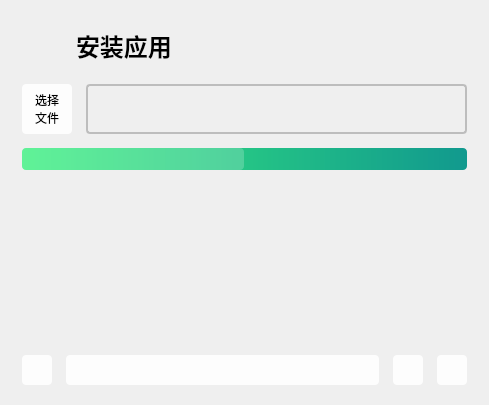
<?xml version="1.0" encoding="UTF-8"?>
<ui version="4.0">
 <class>sp_installer</class>
 <widget class="QWidget" name="sp_installer">
  <property name="geometry">
   <rect>
    <x>0</x>
    <y>0</y>
    <width>489</width>
    <height>405</height>
   </rect>
  </property>
  <property name="windowTitle">
   <string>Form</string>
  </property>
  <layout class="QHBoxLayout" name="horizontalLayout_4">
   <item>
    <widget class="QWidget" name="widget" native="true">
     <property name="styleSheet">
      <string notr="true">border-radius: 4px;
background-color: rgba(255, 255, 255, 0);
border:0px solid #BDBDBD;</string>
     </property>
     <layout class="QVBoxLayout" name="verticalLayout_2">
      <property name="leftMargin">
       <number>11</number>
      </property>
      <property name="rightMargin">
       <number>11</number>
      </property>
      <item>
       <layout class="QVBoxLayout" name="verticalLayout">
        <property name="spacing">
         <number>14</number>
        </property>
        <item>
         <layout class="QHBoxLayout" name="horizontalLayout_2">
          <property name="spacing">
           <number>14</number>
          </property>
          <item>
           <widget class="QLabel" name="icon">
            <property name="minimumSize">
             <size>
              <width>40</width>
              <height>40</height>
             </size>
            </property>
            <property name="maximumSize">
             <size>
              <width>40</width>
              <height>40</height>
             </size>
            </property>
            <property name="styleSheet">
             <string notr="true">border-radius: 4px;
border:0px solid #BDBDBD;
image: url(:/ico/image/ico/install-line.svg);</string>
            </property>
            <property name="text">
             <string/>
            </property>
           </widget>
          </item>
          <item>
           <widget class="QLabel" name="title">
            <property name="minimumSize">
             <size>
              <width>0</width>
              <height>50</height>
             </size>
            </property>
            <property name="maximumSize">
             <size>
              <width>16777215</width>
              <height>50</height>
             </size>
            </property>
            <property name="font">
             <font>
              <pointsize>18</pointsize>
              <bold>true</bold>
             </font>
            </property>
            <property name="styleSheet">
             <string notr="true">border-radius: 4px;
border:0px solid #BDBDBD;</string>
            </property>
            <property name="text">
             <string>安装应用</string>
            </property>
           </widget>
          </item>
         </layout>
        </item>
        <item>
         <layout class="QHBoxLayout" name="horizontalLayout_3">
          <item>
           <widget class="QPushButton" name="selectBtn">
            <property name="sizePolicy">
             <sizepolicy hsizetype="Minimum" vsizetype="Fixed">
              <horstretch>0</horstretch>
              <verstretch>0</verstretch>
             </sizepolicy>
            </property>
            <property name="minimumSize">
             <size>
              <width>50</width>
              <height>50</height>
             </size>
            </property>
            <property name="maximumSize">
             <size>
              <width>50</width>
              <height>50</height>
             </size>
            </property>
            <property name="font">
             <font/>
            </property>
            <property name="styleSheet">
             <string notr="true">QPushButton{background-color:rgba(255,255,255,0.9);border-radius:4px;border:0px;}
QPushButton:hover{background-color:rgba(255,255,255,0.7);}
QPushButton:pressed{background-color:rgba(255,255,255,0.6);}</string>
            </property>
            <property name="text">
             <string>选择
文件</string>
            </property>
           </widget>
          </item>
          <item>
           <widget class="QLabel" name="filePaths">
            <property name="font">
             <font>
              <pointsize>12</pointsize>
             </font>
            </property>
            <property name="styleSheet">
             <string notr="true">border:2px solid #BDBDBD;
border-radius:4px;</string>
            </property>
            <property name="text">
             <string/>
            </property>
           </widget>
          </item>
         </layout>
        </item>
        <item>
         <widget class="QProgressBar" name="progressBar">
          <property name="styleSheet">
           <string notr="true">QProgressBar{
	font:9pt;
	border-radius:4px;
	text-align:center;
	/*border:1px solid #E8EDF2;*/
    border:0px solid #E8EDF2;
	background-color: qlineargradient(x1:0,y1:1,x1:1,y1:0,stop:0 #11998e, stop:1 #38ef7d);
}
QProgressBar:chunk{
	border-radius:4px;
	background-color:rgba(255,255,255,0.2);
}
</string>
          </property>
          <property name="maximum">
           <number>0</number>
          </property>
          <property name="value">
           <number>-1</number>
          </property>
          <property name="textVisible">
           <bool>true</bool>
          </property>
         </widget>
        </item>
        <item>
         <spacer name="verticalSpacer">
          <property name="orientation">
           <enum>Qt::Vertical</enum>
          </property>
          <property name="sizeHint" stdset="0">
           <size>
            <width>20</width>
            <height>40</height>
           </size>
          </property>
         </spacer>
        </item>
        <item>
         <layout class="QHBoxLayout" name="horizontalLayout">
          <item>
           <widget class="QPushButton" name="back_to_basePage">
            <property name="minimumSize">
             <size>
              <width>30</width>
              <height>30</height>
             </size>
            </property>
            <property name="maximumSize">
             <size>
              <width>30</width>
              <height>30</height>
             </size>
            </property>
            <property name="styleSheet">
             <string notr="true">QPushButton{background-color:rgba(255,255,255,0.9);border-radius:4px;border:0px;}
QPushButton:hover{background-color:rgba(255,255,255,0.7);}
QPushButton:pressed{background-color:rgba(255,255,255,0.6);}</string>
            </property>
            <property name="text">
             <string/>
            </property>
            <property name="icon">
             <iconset resource="../../ico.qrc">
              <normaloff>:/ico/image/ico/arrow-left-line.svg</normaloff>:/ico/image/ico/arrow-left-line.svg</iconset>
            </property>
            <property name="iconSize">
             <size>
              <width>18</width>
              <height>18</height>
             </size>
            </property>
           </widget>
          </item>
          <item>
           <widget class="QPushButton" name="runBtn">
            <property name="sizePolicy">
             <sizepolicy hsizetype="Expanding" vsizetype="Fixed">
              <horstretch>0</horstretch>
              <verstretch>0</verstretch>
             </sizepolicy>
            </property>
            <property name="minimumSize">
             <size>
              <width>0</width>
              <height>30</height>
             </size>
            </property>
            <property name="maximumSize">
             <size>
              <width>16777215</width>
              <height>30</height>
             </size>
            </property>
            <property name="font">
             <font/>
            </property>
            <property name="styleSheet">
             <string notr="true">QPushButton{background-color:rgba(255,255,255,0.9);border-radius:4px;border:0px;}
QPushButton:hover{background-color:rgba(255,255,255,0.7);}
QPushButton:pressed{background-color:rgba(255,255,255,0.6);}</string>
            </property>
            <property name="text">
             <string/>
            </property>
            <property name="icon">
             <iconset resource="../../ico.qrc">
              <normaloff>:/ico/image/ico/play-line.svg</normaloff>:/ico/image/ico/play-line.svg</iconset>
            </property>
            <property name="iconSize">
             <size>
              <width>18</width>
              <height>18</height>
             </size>
            </property>
           </widget>
          </item>
          <item>
           <widget class="QPushButton" name="refreshBtn">
            <property name="minimumSize">
             <size>
              <width>30</width>
              <height>30</height>
             </size>
            </property>
            <property name="maximumSize">
             <size>
              <width>30</width>
              <height>30</height>
             </size>
            </property>
            <property name="styleSheet">
             <string notr="true">QPushButton{background-color:rgba(255,255,255,0.9);border-radius:4px;border:0px;}
QPushButton:hover{background-color:rgba(255,255,255,0.7);}
QPushButton:pressed{background-color:rgba(255,255,255,0.6);}</string>
            </property>
            <property name="text">
             <string/>
            </property>
            <property name="icon">
             <iconset resource="../../ico.qrc">
              <normaloff>:/ico/image/ico/refresh-line.svg</normaloff>:/ico/image/ico/refresh-line.svg</iconset>
            </property>
            <property name="iconSize">
             <size>
              <width>18</width>
              <height>18</height>
             </size>
            </property>
           </widget>
          </item>
          <item>
           <widget class="QPushButton" name="showOutputBtn">
            <property name="minimumSize">
             <size>
              <width>30</width>
              <height>30</height>
             </size>
            </property>
            <property name="maximumSize">
             <size>
              <width>30</width>
              <height>30</height>
             </size>
            </property>
            <property name="styleSheet">
             <string notr="true">QPushButton{background-color:rgba(255,255,255,0.9);border-radius:4px;border:0px;}
QPushButton:hover{background-color:rgba(255,255,255,0.7);}
QPushButton:pressed{background-color:rgba(255,255,255,0.6);}</string>
            </property>
            <property name="text">
             <string/>
            </property>
            <property name="icon">
             <iconset resource="../../ico.qrc">
              <normaloff>:/ico/image/ico/terminal-box-line.svg</normaloff>:/ico/image/ico/terminal-box-line.svg</iconset>
            </property>
            <property name="iconSize">
             <size>
              <width>18</width>
              <height>18</height>
             </size>
            </property>
           </widget>
          </item>
         </layout>
        </item>
       </layout>
      </item>
     </layout>
    </widget>
   </item>
  </layout>
 </widget>
 <resources>
  <include location="../../ico.qrc"/>
 </resources>
 <connections/>
</ui>
